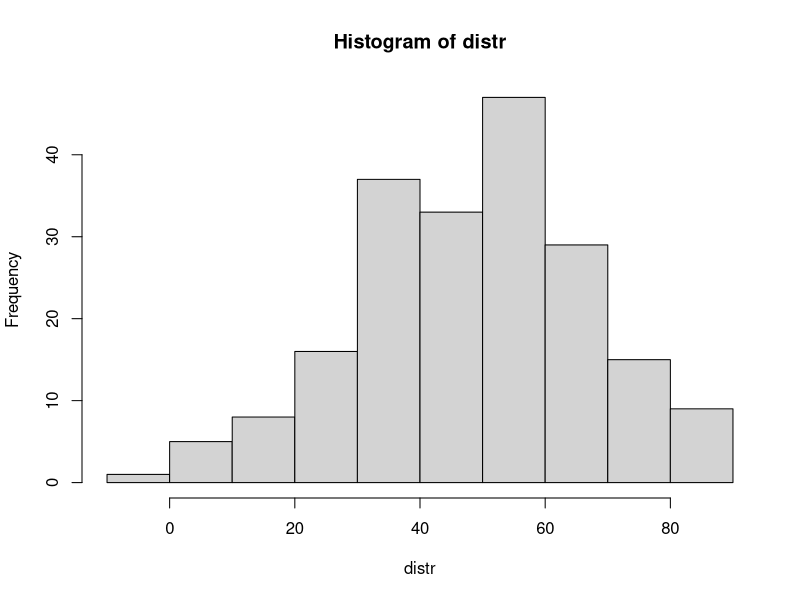
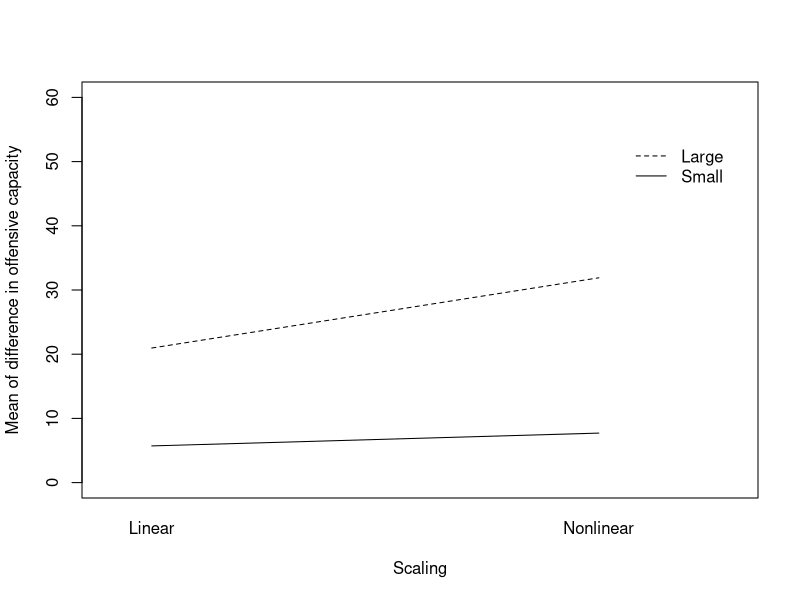
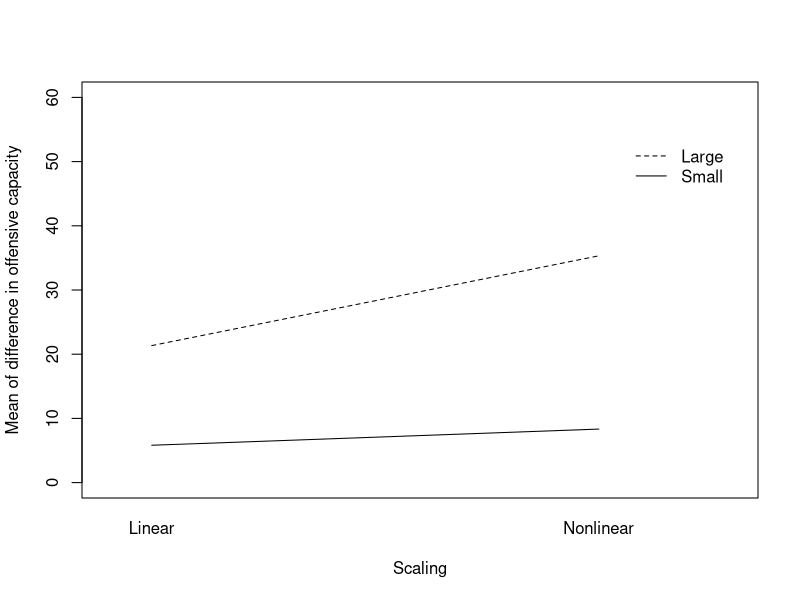
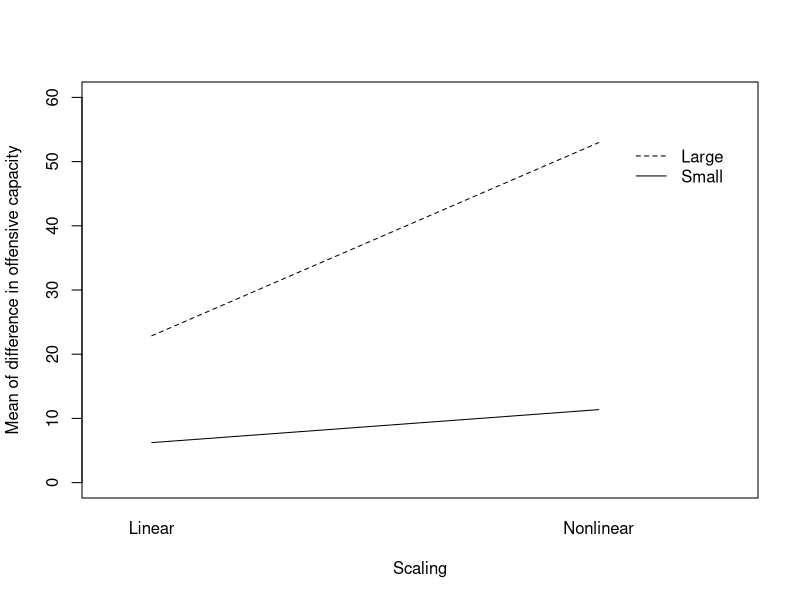
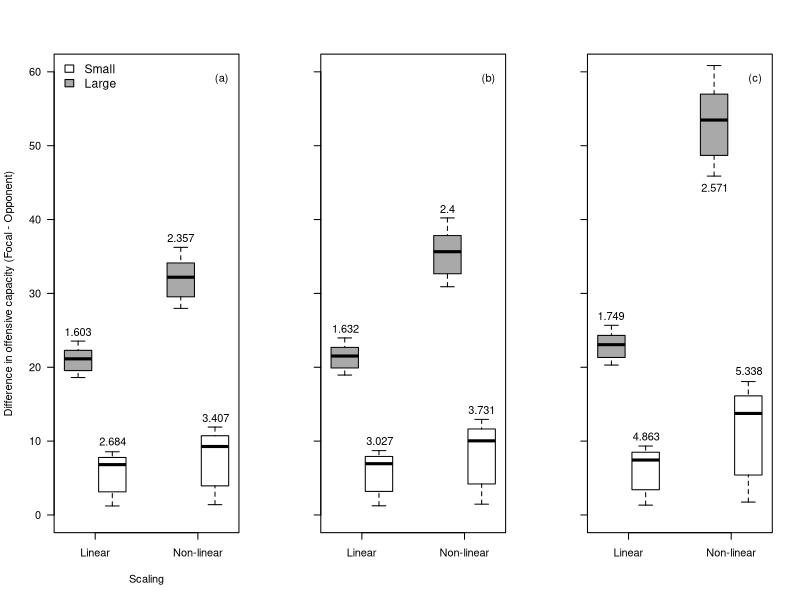

These charts were generated, in order, by the following R code:
# Cleaning up the workspace
rm(list=ls())

# Setting the random seed so this code runs smoothly as is. If you change the seed 
# remember to check how many negative values were drawn from the random distribution.

set.seed(32)

# Now we can generate the random population 

distr<-rnorm(200,mean=50,sd=20)
hist(distr)

# Sorting the individuals within the distribution - from the smallest to the largest.

s.distr<-sort(distr)

# Drawing the 30 smallest and the 30 largest individuals from the population generated.

lower<-head(s.distr,n=31) #Here I drew 31 individuals because there is a negative value
upper<-tail(s.distr,n=30)

# Removing the negative values and checking if we have 30 individuals in each subset

lower<-lower[lower>0] 
length(lower)
length(upper)

# Adding the focal individuals to the same vector

bodyS<-c(upper,lower)

# Generating the size-matched opponents

body.list<-c(bodyS,(bodyS*0.75))

# Generating the groups

groups<-as.factor(c(rep("LargeF",30),rep("SmallF",30),rep("LargeO",30),rep("SmallO",30)))

# Adding both vectors to the same data.frame

matchedPairs<-data.frame(v1=groups,v2=body.list)
colnames(matchedPairs)<-c("groups","bodysize")
head(matchedPairs)

# Now that we have our focal individuals and their size-matched opponents, we can proceed
# and calculate the RHP components.

##########                                                                     ##########                        
# The function below will calculate any RHP component you might want with any slope.    #
# We tailored the function to calculate one RHP component per time, but it could easily #
# be tinkered with to calculate all RHP components at the same time. For instance,      #
# you could add more "b"s to calculate all at once. Since our analysis only requires    #
# the calculation of one RHP component (i.e. the offensive capacity), we only calculate #
# that specific component.                                                              #
##########                                                                     ##########

########################################################################################
# Now, the arguments:                                                                  #
# 1."dataframe" is the name of the dataframe containing the body size values. In this  #
#    code it is matchedPairs. But you could name it however you liked it.              #
#                                                                                      #
# 2. "col.bodysize" is the number of the column within the data.frame that contains    #
#    the body size values. In our case it is the second column.                        #
#                                                                                      #
# 3. "b" is the slope or scaling exponent. This can assume any value, but we keep our  #
#    simulations to realistic values (i.e. between 0.5 and 2, Voje (2016) - American   #
#    Naturalist).                                                                      #
########################################################################################

slopes<-function(dataframe,col.bodysize,b){
  linear<-(1+(dataframe[,col.bodysize]*b))
  nonlinear<-(1*(dataframe[,col.bodysize]^b))
  RHPmatched<-dataframe
  RHPmatched$linearOC<-linear
  RHPmatched$nonlinearOC<-nonlinear
  return(RHPmatched)
    }

# Calculating the offensive capacity for three slopes

slope1.1<-slopes(matchedPairs,2,1.1)

slope1.12<-slopes(matchedPairs,2,1.12)

slope1.2<-slopes(matchedPairs,2,1.2)

# Now we have to subtract the opponent's offensive capacity from the focal's 
# offensive capacity. That way, we can have an idea of how RHP is scaling 
# between groups. This could be done easily with a for(), but we will do this
# manually so our trail of thought becomes more apparent. 

SmLin1.1<-slope1.1$linearOC[slope1.1$groups=="SmallF"]-slope1.1$linearOC[slope1.1$groups=="SmallO"]
SmLin1.12<-slope1.12$linearOC[slope1.12$groups=="SmallF"]-slope1.12$linearOC[slope1.12$groups=="SmallO"]
SmLin1.2<-slope1.2$linearOC[slope1.2$groups=="SmallF"]-slope1.2$linearOC[slope1.2$groups=="SmallO"]

SmNonL1.1<-slope1.1$nonlinearOC[slope1.1$groups=="SmallF"]-slope1.1$nonlinearOC[slope1.1$groups=="SmallO"]
SmNonL1.12<-slope1.12$nonlinearOC[slope1.12$groups=="SmallF"]-slope1.12$nonlinearOC[slope1.12$groups=="SmallO"]
SmNonL1.2<-slope1.2$nonlinearOC[slope1.2$groups=="SmallF"]-slope1.2$nonlinearOC[slope1.2$groups=="SmallO"]

LgLin1.1<-slope1.1$linearOC[slope1.1$groups=="LargeF"]-slope1.1$linearOC[slope1.1$groups=="LargeO"]
LgLin1.12<-slope1.12$linearOC[slope1.12$groups=="LargeF"]-slope1.12$linearOC[slope1.12$groups=="LargeO"]
LgLin1.2<-slope1.2$linearOC[slope1.2$groups=="LargeF"]-slope1.2$linearOC[slope1.2$groups=="LargeO"]

LgNonL1.1<-slope1.1$nonlinearOC[slope1.1$groups=="LargeF"]-slope1.1$nonlinearOC[slope1.1$groups=="LargeO"]
LgNonL1.12<-slope1.12$nonlinearOC[slope1.12$groups=="LargeF"]-slope1.12$nonlinearOC[slope1.12$groups=="LargeO"]
LgNonL1.2<-slope1.2$nonlinearOC[slope1.2$groups=="LargeF"]-slope1.2$nonlinearOC[slope1.2$groups=="LargeO"]

# Clumping all differences of the same slope in one single vector

difOC1.1<-c(SmLin1.1,SmNonL1.1,LgLin1.1,LgNonL1.1)
difOC1.12<-c(SmLin1.12,SmNonL1.12,LgLin1.12,LgNonL1.12)
difOC1.2<-c(SmLin1.2,SmNonL1.2,LgLin1.2,LgNonL1.2)

# Since all differences are calculated, we need to generate the factors once again. 

scaling<-as.factor(c(rep("Linear",30),rep("Nonlinear",30),rep("Linear",30),rep("Nonlinear",30)))
size<-as.factor(c(rep("Small",60),rep("Large",60)))

# Making the data frames 

oc1.1<-data.frame(v1=scaling,v2=size,v3=difOC1.1,v4=interaction(scaling,size))
colnames(oc1.1)<-c("Scaling","PairSize","difoc","interact")

oc1.12<-data.frame(v1=scaling,v2=size,v3=difOC1.12,v4=interaction(scaling,size))
colnames(oc1.12)<-c("Scaling","PairSize","difoc","interact")

oc1.2<-data.frame(v1=scaling,v2=size,v3=difOC1.2,v4=interaction(scaling,size))
colnames(oc1.2)<-c("Scaling","PairSize","difoc","interact")

# To plot the values in a more intuitive order, we need to reorder our
# factors in the interaction plot.

oc1.1<-oc1.1[order(oc1.1$Scaling,oc1.1$PairSize),]
oc1.1$interact<-factor(oc1.1$interact,unique(oc1.1$interact))

oc1.12<-oc1.12[order(oc1.12$Scaling,oc1.12$PairSize),]
oc1.12$interact<-factor(oc1.12$interact,unique(oc1.12$interact))

oc1.2<-oc1.2[order(oc1.2$Scaling,oc1.2$PairSize),]
oc1.2$interact<-factor(oc1.2$interact,unique(oc1.2$interact))


# Let's do some statistics to be sure that the groups really differ.

aovOC1.1<-aov(difoc~Scaling*PairSize,data=oc1.1)
summary(aovOC1.1)
TukeyHSD(aovOC1.1)

aovOC1.12<-aov(difoc~Scaling*PairSize,data=oc1.12)
summary(aovOC1.12)
TukeyHSD(aovOC1.12)

aovOC1.2<-aov(difoc~Scaling*PairSize,data=oc1.2)
summary(aovOC1.2)
TukeyHSD(aovOC1.2)

# Plotting the interaction between the variables, so we can visually express
# what is going on with our data.

interaction.plot(oc1.1$Scaling,oc1.1$PairSize,oc1.1$difoc,ylim=c(0,60),
                 ylab="Mean of difference in offensive capacity",xlab="Scaling",trace.label = "")
interaction.plot(oc1.12$Scaling,oc1.12$PairSize,oc1.12$difoc,ylim=c(0,60),
                 ylab="Mean of difference in offensive capacity",xlab="Scaling",trace.label = "")
interaction.plot(oc1.2$Scaling,oc1.2$PairSize,oc1.2$difoc,ylim=c(0,60),
                 ylab="Mean of difference in offensive capacity",xlab="Scaling",trace.label = "")

# This is a function to calculate variances for all groups at once. 
# This escalates better than calculating all by hand

calc.var<-function(data,factor1,factor2){
  groups.interact<-as.factor(interaction(factor1,factor2))
  framing<-data.frame(v1=data,v2=groups.interact)
  colnames(framing)<-c("data","groups.interact")
  var.calc<-{}
  for(i in 1:length(levels(groups.interact))){
    var.calc[i]<-sd(framing$data[as.numeric(framing$groups.interact)==i])
  }
  frame.var<-data.frame(v1=var.calc,v2=levels(groups.interact))
  return(frame.var)
}

var.oc1.1<-calc.var(oc1.1$difoc,oc1.1$Scaling,oc1.1$PairSize)
var.oc1.12<-calc.var(oc1.12$difoc,oc1.12$Scaling,oc1.12$PairSize)
var.oc1.2<-calc.var(oc1.2$difoc,oc1.2$Scaling,oc1.2$PairSize)


# Finally, let's plot the groups
# In case you want to save the files on your computer just remove the "#"
# on the tiff() and dev.off() function.

#tiff(file="dif-oc.tiff",units="mm",width=200,height=120,res=600,
#     compression="lzw")
par(mfrow=c(1,3))
plot(difoc~interact,data=oc1.1,las=1,axes=F,ylab="Difference in offensive capacity (Focal - Opponent)",ylim=c(0,60),
     col=c("darkgray","white","darkgray","white"),at=c(1,2,4,5),xlab="Scaling")
axis(1,at=c(1.5,4.5),labels=c("Linear","Non-linear"))
axis(2,las=1)
box()
text(5.2,59,'(a)')
legend("topleft",legend=c("Small","Large"),fill=c("white","darkgray"),
       bty='n',cex=1.1)
text(1,24.78,round(var.oc1.1[1,1],3))
text(2.01,10,round(var.oc1.1[2,1],3))
text(4,37.5,round(var.oc1.1[3,1],3))
text(5.02,13.2,round(var.oc1.1[4,1],3))

plot(difoc~interact,data=oc1.12,las=1,axes=F,ylab="",ylim=c(0,60),yaxt='n',ann=F,
     col=c("darkgray","white","darkgray","white"),at=c(1,2,4,5),xlab="Scaling")
axis(1,at=c(1.5,4.5),labels=c("Linear","Non-linear"))
axis(2,las=1,labels=F)
box()
text(5.2,59,'(b)')
text(1.02,25.2,round(var.oc1.12[1,1],3))
text(2.02,10,round(var.oc1.12[2,1],3))
text(4,41.5,round(var.oc1.12[3,1],3))
text(5,14.2,round(var.oc1.12[4,1],3))

plot(difoc~interact,data=oc1.2,las=1,axes=F,yaxt="n",ann=F,ylim=c(0,60),ylab='',
     col=c("darkgray","white","darkgray","white"),at=c(1,2,4,5),xlab="Scaling")
axis(1,at=c(1.5,4.5),labels=c("Linear","Non-linear"))
axis(2,las=1,labels=F)
box()
text(5.2,59,"(c)")
text(0.99,27,round(var.oc1.2[1,1],3))
text(2.02,10.7,round(var.oc1.2[2,1],3))
text(4.02,44.3,round(var.oc1.2[3,1],3))
text(5.02,19.5,round(var.oc1.2[4,1],3))
  
#dev.off()
